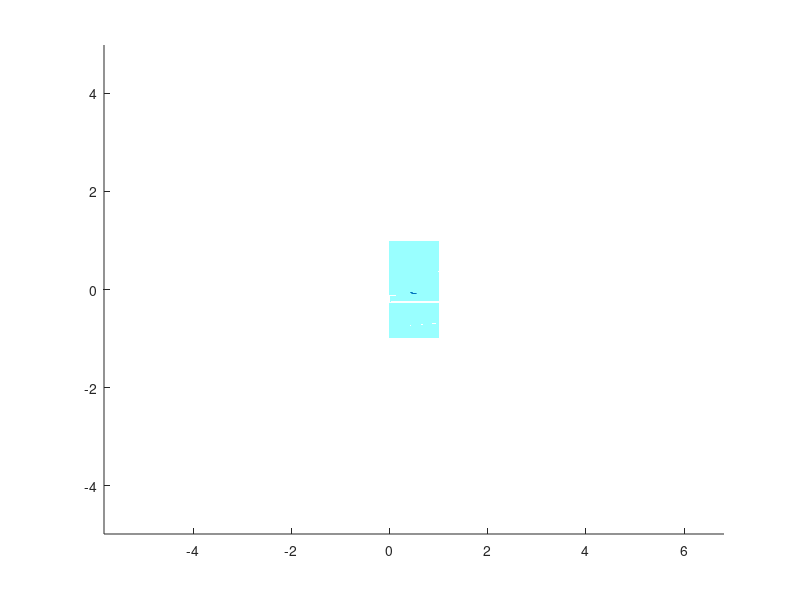

Write the MATLAB code that produced this figure.
clear 
close all

% Generate a cylinder mesh
[Z, Y, X] = cylinder(1, 50); % MATLAB's cylinder function returns 2D circles. We'll use X as height (Z-coordinate).
Z = Z * 5; % Stretch the cylinder in height

% Reshape data into vertex and face format
V = [X(:), Y(:), Z(:)];
F = delaunay(X(:), Y(:));

figure;
patch('Vertices', V, 'Faces', F, 'FaceColor', 'cyan', 'EdgeColor', 'none', 'FaceAlpha', 0.4);
axis equal; hold on;


%%

[VorVertices, ~] = voronoin(V);

% Filtering Voronoi vertices inside the cylinder
% For simplicity, we're just checking if the point's distance to origin (radius) is less than the cylinder's radius.
radius = 1;
insideIndices = find(sqrt(VorVertices(:,1).^2 + VorVertices(:,2).^2) <= radius & VorVertices(:,3) >= 0 & VorVertices(:,3) <= 5);

insidePoints = VorVertices(insideIndices, :);

scatter3(insidePoints(:,1), insidePoints(:,2), insidePoints(:,3), 'ro');

%%

% True centerline endpoints
centerline_start = [mean(V(:,1)), mean(V(:,2)), 0];
centerline_end = [mean(V(:,1)), mean(V(:,2)), 5];

% Plot it
plot3([centerline_start(1), centerline_end(1)], [centerline_start(2), centerline_end(2)], [centerline_start(3), centerline_end(3)], 'r-', 'LineWidth', 2);

